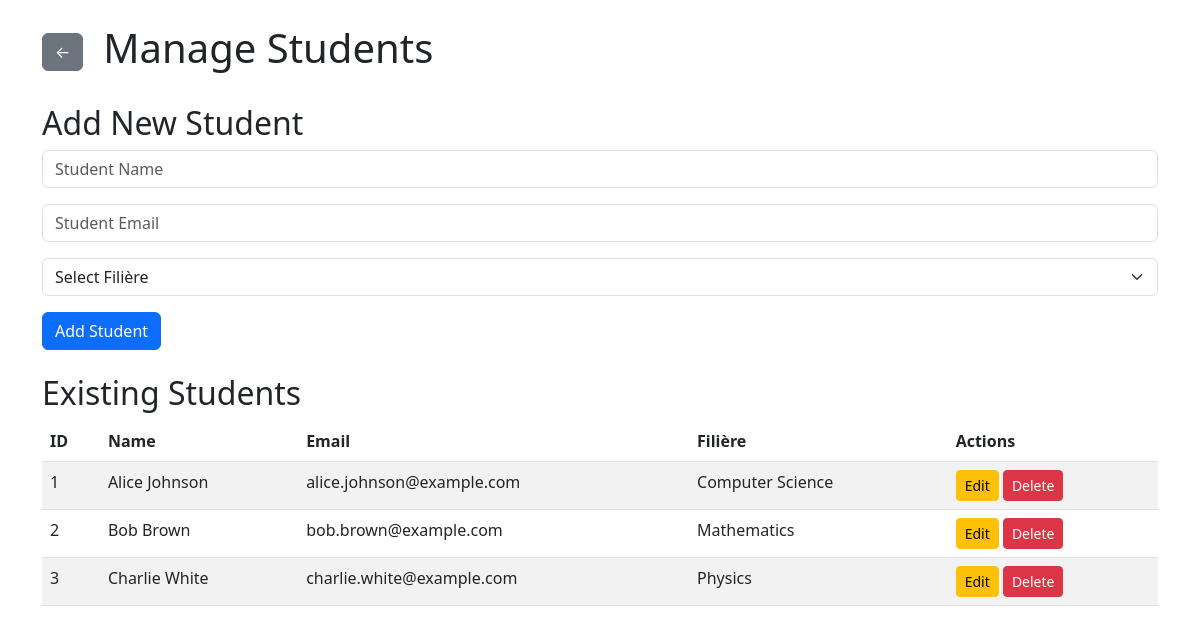
/students.php (signed in), run on the app's committed database.
### tables this page shows
CREATE TABLE students (
    id INT AUTO_INCREMENT PRIMARY KEY,
    name VARCHAR(100) NOT NULL,
    email VARCHAR(100) NOT NULL UNIQUE,
    filiere_id INT NOT NULL,
    FOREIGN KEY (filiere_id) REFERENCES filieres(id) ON DELETE CASCADE,
    created_at TIMESTAMP DEFAULT CURRENT_TIMESTAMP
);

CREATE TABLE filieres (
    id INT AUTO_INCREMENT PRIMARY KEY,
    name VARCHAR(100) NOT NULL UNIQUE,
    created_at TIMESTAMP DEFAULT CURRENT_TIMESTAMP
);

### students.php (the view, shortened to what this page needs)
<?php
include('includes/db.php');
$students_result = mysqli_query($conn, "SELECT students.id, students.name, students.email, filieres.name AS filiere
                                         FROM students
                                         JOIN filieres ON students.filiere_id = filieres.id");
?>
<!DOCTYPE html>
<html lang="en">
<head>
    <link href="https://cdn.jsdelivr.net/npm/bootstrap@5.3.0/dist/css/bootstrap.min.css" rel="stylesheet">
</head>
<body>
    <header>
        <div class="container my-4">
            <a href="dashboard.php" class="btn btn-secondary">←</a>
            <h1>Manage Students</h1>
        </div>
    </header>
    <main class="container">
        <section>
            <h2>Add New Student</h2>
            <form action="students.php" method="POST" class="mb-4">
                <div class="mb-3">
                    <input type="text" name="name" class="form-control" placeholder="Student Name" required>
                </div>
                <div class="mb-3">
                    <input type="email" name="email" class="form-control" placeholder="Student Email" required>
                </div>
                <div class="mb-3">
                    <select name="filiere_id" class="form-select" required>
                        <option value="">Select Filière</option>
                    </select>
                </div>
                <button type="submit" class="btn btn-primary">Add Student</button>
            </form>
        </section>
        <section>
            <h2>Existing Students</h2>
            <table class="table table-striped">
                <thead>
                    <tr>
                        <th>ID</th>
                        <th>Name</th>
                        <th>Email</th>
                        <th>Filière</th>
                        <th>Actions</th>
                    </tr>
                </thead>
                <tbody>
                    <?php while ($student = mysqli_fetch_assoc($students_result)): ?>
                        <tr>
                            <td><?= $student['id'] ?></td>
                            <td><?= htmlspecialchars($student['name']) ?></td>
                            <td><?= htmlspecialchars($student['email']) ?></td>
                            <td><?= htmlspecialchars($student['filiere']) ?></td>
                            <td>
                                <button class="btn btn-sm btn-warning" data-bs-toggle="modal" data-bs-target="#editModal"
                                        data-id="<?= $student['id'] ?>"
                                        data-name="<?= htmlspecialchars($student['name']) ?>"
                                        data-email="<?= htmlspecialchars($student['email']) ?>"
                                        data-filiere="<?= $student['filiere'] ?>">
                                    Edit
                                </button>
                                <form action="students.php" method="POST" style="display:inline;">
                                    <button type="submit" class="btn btn-sm btn-danger" onclick="return confirm('Are you sure you want to delete this student?')">Delete</button>
                                </form>
                            </td>
                        </tr>
                    <?php endwhile; ?>
                </tbody>
            </table>
        </section>
    </main>
</body>
</html>

### students.php (style rules this page uses)
.container.my-4 { margin-top: 1.5rem !important; margin-bottom: 1.5rem !important; display: flex; align-items: center; justify-content: flex-start; gap: 20px; }

### data on the page
students: id "1", name "Alice Johnson", email "alice.johnson@example.com", filiere.name "Computer Science"
students: id "2", name "Bob Brown", email "bob.brown@example.com", filiere.name "Mathematics"
students: id "3", name "Charlie White", email "charlie.white@example.com", filiere.name "Physics"
